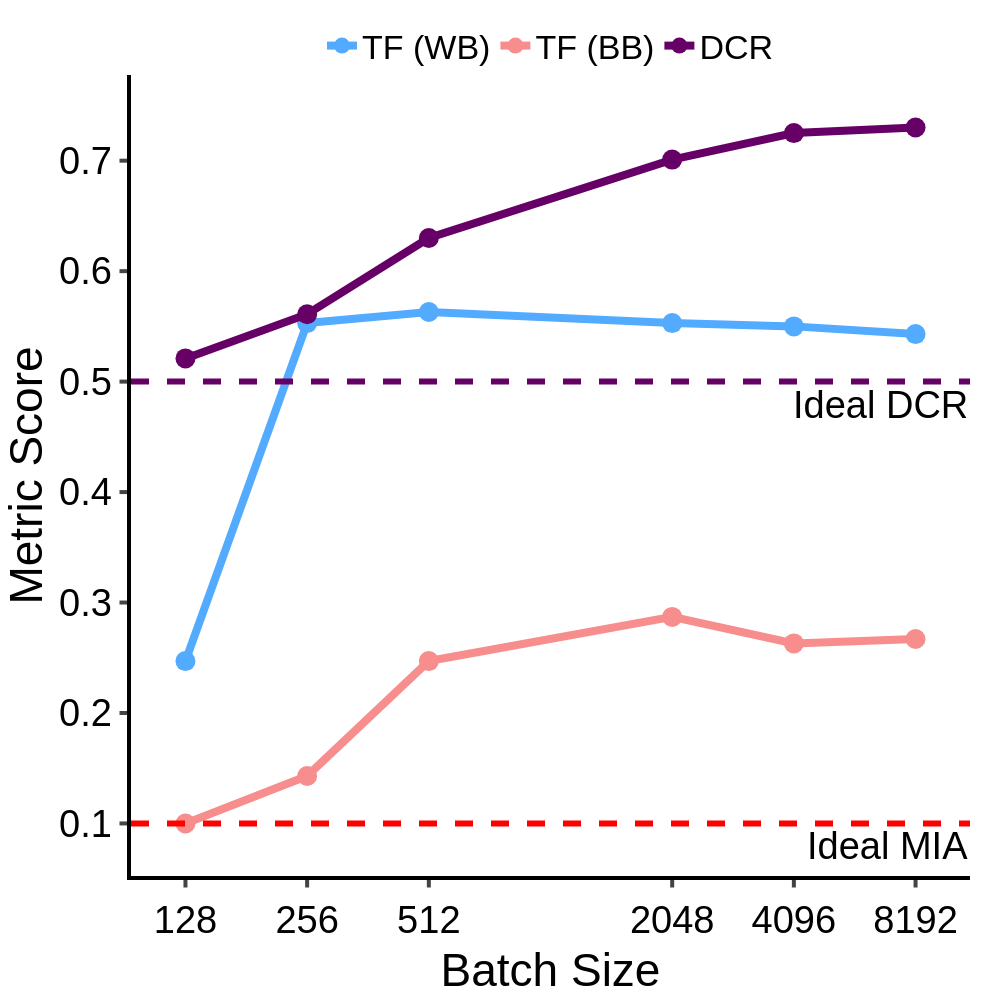

Here is the notebook cell this chart was saved with:
### Code cell
df = {"Batch Size": batch_size, "TF (WB)": batch_size_wb, "TF (BB)": batch_size_bb, "DCR": batch_size_dcr}

fig = px.line(
    data_frame=df,
    x="Batch Size",
    y=["TF (WB)", "TF (BB)", "DCR"],
    markers=True,
    log_x=True,

)
fig.data[0].line.color = "#53abff"
fig.data[1].line.color = "#f78d8d"
fig.data[2].line.color = "#660066"
fig.add_hline(y=0.1, line_dash="dash", line_color="red", annotation_text="Ideal MIA", annotation_position="bottom right", line_width=6)
fig.add_hline(y=0.5, line_dash="dash", line_color="#660066", annotation_text="Ideal DCR", annotation_position="bottom right", line_width=6)
fig.update_layout(
    xaxis=dict(
        tickmode='array',
        tickvals=["128", "256", "512","2048", "4096", "8192"],
    ),
)
fig.update_xaxes(
    ticks="outside", tickwidth=4, ticklen=7.5, linewidth=4, linecolor="black", tickangle=0, title_font_family="Helvetica", tickfont_family="Helvetica", tickfont_size=FONT_SIZE,
)
fig.update_yaxes(
    ticks="outside", tickwidth=4, ticklen=7.5, linewidth=4, linecolor="black", title = "Metric Score", tickangle=0, title_font_family="Helvetica", tickfont_family="Helvetica", tickfont_size=FONT_SIZE,
)
fig.update_traces(marker=dict(size=20), line=dict(width=8))

customize_figure_layout(fig)
save_and_display_figure(fig, "diabetes_tf_dcr_batch_size", plots_dir)

### Figure 1 — Plotly figure (JSON) as saved in the notebook; plotly's stock layout.template omitted (floating-point values rounded to 4 significant figures)
{"data": [{"hovertemplate": "variable=TF (WB)<br>Batch Size=%{x}<br>value=%{y}<extra></extra>", "legendgroup": "TF (WB)", "line": {"color": "#53abff", "dash": "solid", "width": 8}, "marker": {"size": 20, "symbol": "circle"}, "mode": "lines+markers", "name": "TF (WB)", "orientation": "v", "showlegend": true, "type": "scatter", "x": [128, 256, 512, 2048, 4096, 8192], "xaxis": "x", "y": [0.247, 0.553, 0.563, 0.553, 0.55, 0.543], "yaxis": "y"}, {"hovertemplate": "variable=TF (BB)<br>Batch Size=%{x}<br>value=%{y}<extra></extra>", "legendgroup": "TF (BB)", "line": {"color": "#f78d8d", "dash": "solid", "width": 8}, "marker": {"size": 20, "symbol": "circle"}, "mode": "lines+markers", "name": "TF (BB)", "orientation": "v", "showlegend": true, "type": "scatter", "x": [128, 256, 512, 2048, 4096, 8192], "xaxis": "x", "y": [0.1, 0.143, 0.247, 0.287, 0.263, 0.267], "yaxis": "y"}, {"hovertemplate": "variable=DCR<br>Batch Size=%{x}<br>value=%{y}<extra></extra>", "legendgroup": "DCR", "line": {"color": "#660066", "dash": "solid", "width": 8}, "marker": {"size": 20, "symbol": "circle"}, "mode": "lines+markers", "name": "DCR", "orientation": "v", "showlegend": true, "type": "scatter", "x": [128, 256, 512, 2048, 4096, 8192], "xaxis": "x", "y": [0.521, 0.561, 0.63, 0.701, 0.725, 0.73], "yaxis": "y"}], "layout": {"annotations": [{"showarrow": false, "text": "Ideal MIA", "x": 1, "xanchor": "right", "xref": "x domain", "y": 0.1, "yanchor": "top", "yref": "y"}, {"showarrow": false, "text": "Ideal DCR", "x": 1, "xanchor": "right", "xref": "x domain", "y": 0.5, "yanchor": "top", "yref": "y"}], "font": {"color": "black", "family": "Helvetica", "size": 38}, "height": 1000, "legend": {"font": {"size": 34}, "orientation": "h", "title": {"font": {"family": "Helvetica"}, "text": ""}, "tracegroupgap": 0, "valign": "top", "x": 0.5, "xanchor": "center", "y": 1, "yanchor": "bottom"}, "margin": {"b": 25, "l": 30, "r": 30, "t": 75}, "plot_bgcolor": "white", "shapes": [{"line": {"color": "red", "dash": "dash", "width": 6}, "type": "line", "x0": 0, "x1": 1, "xref": "x domain", "y0": 0.1, "y1": 0.1, "yref": "y"}, {"line": {"color": "#660066", "dash": "dash", "width": 6}, "type": "line", "x0": 0, "x1": 1, "xref": "x domain", "y0": 0.5, "y1": 0.5, "yref": "y"}], "title": {"font": {"family": "Helvetica"}, "x": 0.5, "y": 0.975}, "width": 1000, "xaxis": {"anchor": "y", "domain": [0, 1], "linecolor": "black", "linewidth": 4, "tickangle": 0, "tickfont": {"family": "Helvetica", "size": 38}, "ticklen": 7.5, "tickmode": "array", "ticks": "outside", "tickvals": ["128", "256", "512", "2048", "4096", "8192"], "tickwidth": 4, "title": {"font": {"family": "Helvetica"}, "text": "Batch Size"}, "type": "log"}, "yaxis": {"anchor": "x", "domain": [0, 1], "linecolor": "black", "linewidth": 4, "tickangle": 0, "tickfont": {"family": "Helvetica", "size": 38}, "ticklen": 7.5, "ticks": "outside", "tickwidth": 4, "title": {"font": {"family": "Helvetica"}, "text": "Metric Score"}}}}
